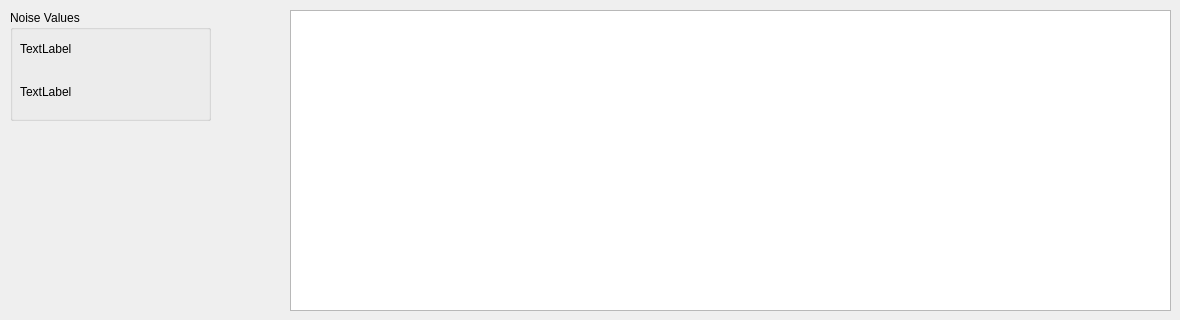
         <widget class="QWidget" name="tab_5">
          <attribute name="title">
           <string>Power Spectrum</string>
          </attribute>
          <widget class="PlotWidget" name="powerSpecPlot">
           <property name="geometry">
            <rect>
             <x>290</x>
             <y>10</y>
             <width>881</width>
             <height>301</height>
            </rect>
           </property>
           <property name="sizePolicy">
            <sizepolicy hsizetype="Expanding" vsizetype="Expanding">
             <horstretch>0</horstretch>
             <verstretch>0</verstretch>
            </sizepolicy>
           </property>
           <property name="font">
            <font>
             <family>Arial</family>
             <pointsize>8</pointsize>
             <weight>50</weight>
             <bold>false</bold>
            </font>
           </property>
           <property name="autoFillBackground">
            <bool>false</bool>
           </property>
           <property name="styleSheet">
            <string notr="true">border-color: rgb(0, 0, 0);</string>
           </property>
           <property name="frameShape">
            <enum>QFrame::StyledPanel</enum>
           </property>
          </widget>
          <widget class="QGroupBox" name="groupBox_6">
           <property name="geometry">
            <rect>
             <x>10</x>
             <y>10</y>
             <width>201</width>
             <height>111</height>
            </rect>
           </property>
           <property name="title">
            <string>Noise Values</string>
           </property>
           <widget class="QWidget" name="verticalLayoutWidget_3">
            <property name="geometry">
             <rect>
              <x>10</x>
              <y>20</y>
              <width>181</width>
              <height>80</height>
             </rect>
            </property>
            <layout class="QVBoxLayout" name="verticalLayout_3">
             <item>
              <widget class="QLabel" name="STDLabel">
               <property name="text">
                <string>TextLabel</string>
               </property>
              </widget>
             </item>
             <item>
              <widget class="QLabel" name="SampleRateLabel">
               <property name="text">
                <string>TextLabel</string>
               </property>
              </widget>
             </item>
            </layout>
           </widget>
          </widget>
         </widget>
